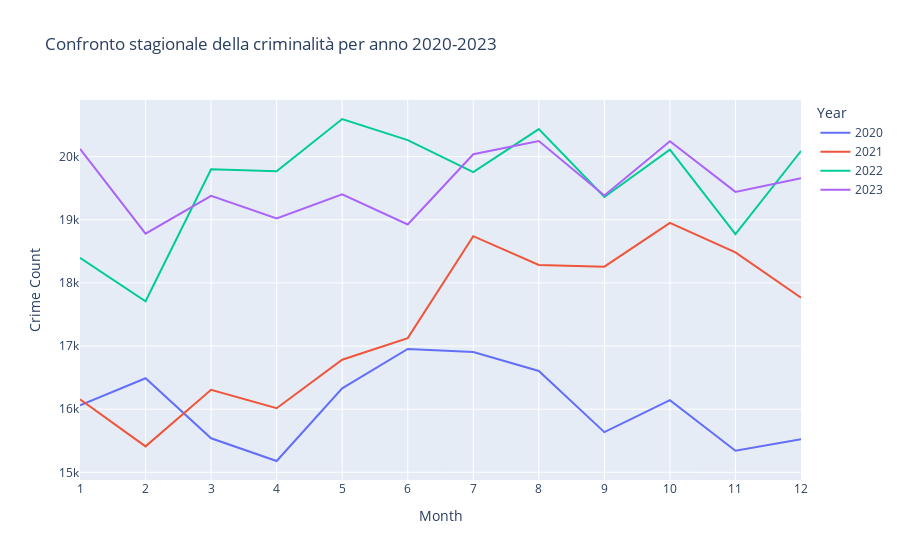

Write notebook code for a chart like this one.
### Code cell
# Aggiungi una colonna per il mese in formato numerico per il confronto
monthly_comparison = crime_2020_2023.groupby(['Year', 'Month']).size().reset_index(name='Crime Count')

# Visualizza il confronto stagionale anno per anno
fig = px.line(monthly_comparison, x='Month', y='Crime Count', color='Year', title='Confronto stagionale della criminalità per anno 2020-2023')
fig.update_xaxes(tickmode='array', tickvals=monthly_comparison['Month'])
fig.show()

### Figure 1 — Plotly figure (JSON) as saved in the notebook; plotly's stock layout.template omitted (floating-point values rounded to 4 significant figures)
{"data": [{"hovertemplate": "Year=2020<br>Month=%{x}<br>Crime Count=%{y}<extra></extra>", "legendgroup": "2020", "line": {"color": "#636efa", "dash": "solid"}, "marker": {"symbol": "circle"}, "mode": "lines", "name": "2020", "orientation": "v", "showlegend": true, "type": "scatter", "x": [1, 2, 3, 4, 5, 6, 7, 8, 9, 10, 11, 12], "xaxis": "x", "y": [16060, 16490, 15539, 15179, 16331, 16955, 16907, 16605, 15636, 16142, 15342, 15522], "yaxis": "y"}, {"hovertemplate": "Year=2021<br>Month=%{x}<br>Crime Count=%{y}<extra></extra>", "legendgroup": "2021", "line": {"color": "#EF553B", "dash": "solid"}, "marker": {"symbol": "circle"}, "mode": "lines", "name": "2021", "orientation": "v", "showlegend": true, "type": "scatter", "x": [1, 2, 3, 4, 5, 6, 7, 8, 9, 10, 11, 12], "xaxis": "x", "y": [16155, 15411, 16306, 16015, 16784, 17125, 18741, 18285, 18258, 18952, 18485, 17767], "yaxis": "y"}, {"hovertemplate": "Year=2022<br>Month=%{x}<br>Crime Count=%{y}<extra></extra>", "legendgroup": "2022", "line": {"color": "#00cc96", "dash": "solid"}, "marker": {"symbol": "circle"}, "mode": "lines", "name": "2022", "orientation": "v", "showlegend": true, "type": "scatter", "x": [1, 2, 3, 4, 5, 6, 7, 8, 9, 10, 11, 12], "xaxis": "x", "y": [18399, 17709, 19801, 19768, 20597, 20263, 19754, 20438, 19361, 20112, 18772, 20090], "yaxis": "y"}, {"hovertemplate": "Year=2023<br>Month=%{x}<br>Crime Count=%{y}<extra></extra>", "legendgroup": "2023", "line": {"color": "#ab63fa", "dash": "solid"}, "marker": {"symbol": "circle"}, "mode": "lines", "name": "2023", "orientation": "v", "showlegend": true, "type": "scatter", "x": [1, 2, 3, 4, 5, 6, 7, 8, 9, 10, 11, 12], "xaxis": "x", "y": [20122, 18780, 19379, 19023, 19403, 18927, 20039, 20248, 19386, 20244, 19442, 19658], "yaxis": "y"}], "layout": {"legend": {"title": {"text": "Year"}, "tracegroupgap": 0}, "title": {"text": "Confronto stagionale della criminalità per anno 2020-2023"}, "xaxis": {"anchor": "y", "domain": [0, 1], "tickmode": "array", "tickvals": [1, 2, 3, 4, 5, 6, 7, 8, 9, 10, 11, 12, 1, 2, 3, 4, 5, 6, 7, 8, 9, 10, 11, 12, 1, 2, 3, 4, 5, 6, 7, 8, 9, 10, 11, 12, 1, 2, 3, 4, 5, 6, 7, 8, 9, 10, 11, 12], "title": {"text": "Month"}}, "yaxis": {"anchor": "x", "domain": [0, 1], "title": {"text": "Crime Count"}}}}
